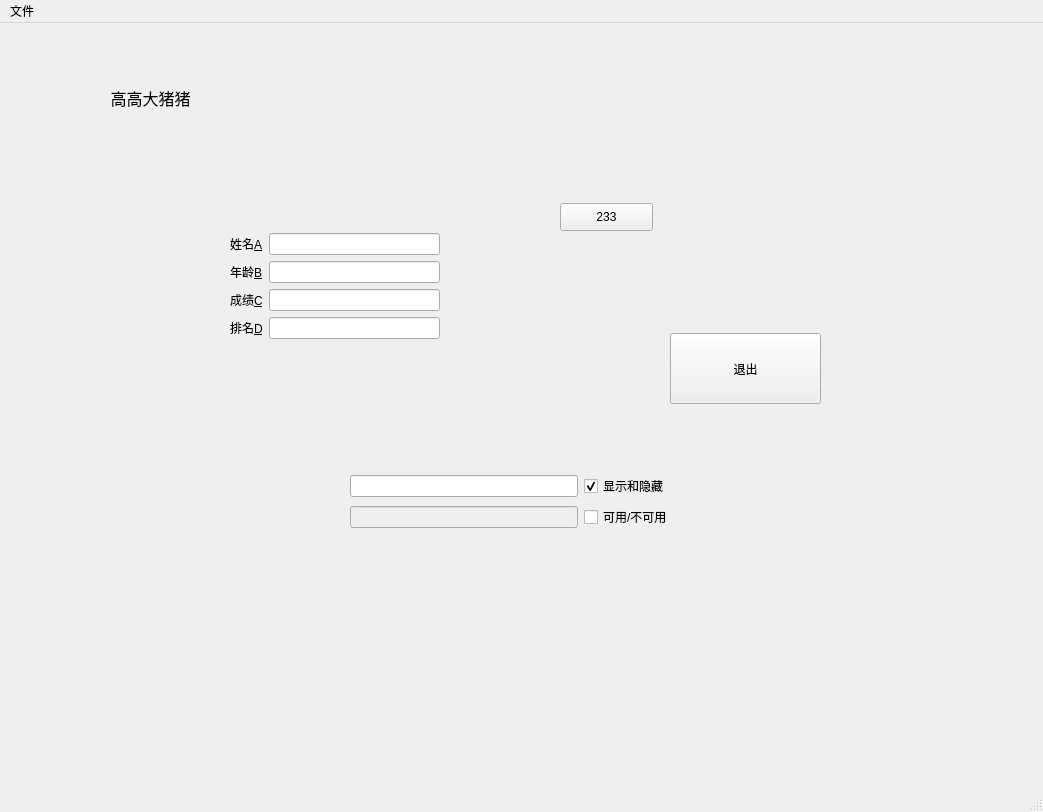
<?xml version="1.0" encoding="UTF-8"?>
<ui version="4.0">
 <class>MainWindow</class>
 <widget class="QMainWindow" name="MainWindow">
  <property name="geometry">
   <rect>
    <x>0</x>
    <y>0</y>
    <width>1043</width>
    <height>812</height>
   </rect>
  </property>
  <property name="windowTitle">
   <string>Hello Qt</string>
  </property>
  <widget class="QWidget" name="centralwidget">
   <widget class="QLabel" name="label_2">
    <property name="enabled">
     <bool>true</bool>
    </property>
    <property name="geometry">
     <rect>
      <x>60</x>
      <y>50</y>
      <width>181</width>
      <height>50</height>
     </rect>
    </property>
    <property name="text">
     <string>&lt;html&gt;&lt;head/&gt;&lt;body&gt;&lt;p align=&quot;center&quot;&gt;&lt;span style=&quot; font-size:12pt;&quot;&gt;高高大猪猪&lt;/span&gt;&lt;/p&gt;&lt;/body&gt;&lt;/html&gt;</string>
    </property>
    <property name="textFormat">
     <enum>Qt::AutoText</enum>
    </property>
   </widget>
   <widget class="QWidget" name="layoutWidget">
    <property name="geometry">
     <rect>
      <x>230</x>
      <y>210</y>
      <width>210</width>
      <height>123</height>
     </rect>
    </property>
    <layout class="QFormLayout" name="formLayout">
     <item row="0" column="0">
      <widget class="QLabel" name="label">
       <property name="text">
        <string>姓名&amp;A</string>
       </property>
       <property name="buddy">
        <cstring>lineEdit</cstring>
       </property>
      </widget>
     </item>
     <item row="0" column="1">
      <widget class="QLineEdit" name="lineEdit"/>
     </item>
     <item row="1" column="0">
      <widget class="QLabel" name="label_3">
       <property name="text">
        <string>年龄&amp;B</string>
       </property>
       <property name="buddy">
        <cstring>lineEdit_2</cstring>
       </property>
      </widget>
     </item>
     <item row="1" column="1">
      <widget class="QLineEdit" name="lineEdit_2"/>
     </item>
     <item row="2" column="0">
      <widget class="QLabel" name="label_4">
       <property name="text">
        <string>成绩&amp;C</string>
       </property>
       <property name="buddy">
        <cstring>lineEdit_4</cstring>
       </property>
      </widget>
     </item>
     <item row="2" column="1">
      <widget class="QLineEdit" name="lineEdit_4"/>
     </item>
     <item row="3" column="0">
      <widget class="QLabel" name="label_5">
       <property name="text">
        <string>排名&amp;D</string>
       </property>
       <property name="buddy">
        <cstring>lineEdit_3</cstring>
       </property>
      </widget>
     </item>
     <item row="3" column="1">
      <widget class="QLineEdit" name="lineEdit_3"/>
     </item>
    </layout>
   </widget>
   <widget class="QPushButton" name="pushButton">
    <property name="geometry">
     <rect>
      <x>670</x>
      <y>310</y>
      <width>151</width>
      <height>71</height>
     </rect>
    </property>
    <property name="text">
     <string>退出</string>
    </property>
   </widget>
   <widget class="QPushButton" name="pushButton_2">
    <property name="geometry">
     <rect>
      <x>560</x>
      <y>180</y>
      <width>93</width>
      <height>28</height>
     </rect>
    </property>
    <property name="text">
     <string>233</string>
    </property>
   </widget>
   <widget class="QWidget" name="layoutWidget">
    <property name="geometry">
     <rect>
      <x>350</x>
      <y>450</y>
      <width>323</width>
      <height>59</height>
     </rect>
    </property>
    <layout class="QGridLayout" name="gridLayout">
     <item row="0" column="0">
      <widget class="QLineEdit" name="lineEdit_5"/>
     </item>
     <item row="0" column="1">
      <widget class="QCheckBox" name="checkBox">
       <property name="text">
        <string>显示和隐藏</string>
       </property>
       <property name="checked">
        <bool>true</bool>
       </property>
      </widget>
     </item>
     <item row="1" column="0">
      <widget class="QLineEdit" name="lineEdit_6">
       <property name="enabled">
        <bool>false</bool>
       </property>
      </widget>
     </item>
     <item row="1" column="1">
      <widget class="QCheckBox" name="checkBox_2">
       <property name="text">
        <string>可用/不可用</string>
       </property>
      </widget>
     </item>
    </layout>
   </widget>
  </widget>
  <widget class="QMenuBar" name="menubar">
   <property name="geometry">
    <rect>
     <x>0</x>
     <y>0</y>
     <width>1043</width>
     <height>30</height>
    </rect>
   </property>
   <widget class="QMenu" name="menu">
    <property name="title">
     <string>文件</string>
    </property>
    <addaction name="actionopen"/>
   </widget>
   <addaction name="menu"/>
  </widget>
  <widget class="QStatusBar" name="statusbar"/>
  <action name="actionopen">
   <property name="text">
    <string>open</string>
   </property>
   <property name="toolTip">
    <string>open</string>
   </property>
  </action>
 </widget>
 <tabstops>
  <tabstop>lineEdit</tabstop>
  <tabstop>lineEdit_2</tabstop>
  <tabstop>lineEdit_4</tabstop>
  <tabstop>lineEdit_3</tabstop>
 </tabstops>
 <resources/>
 <connections>
  <connection>
   <sender>pushButton</sender>
   <signal>clicked()</signal>
   <receiver>MainWindow</receiver>
   <slot>close()</slot>
   <hints>
    <hint type="sourcelabel">
     <x>740</x>
     <y>374</y>
    </hint>
    <hint type="destinationlabel">
     <x>754</x>
     <y>430</y>
    </hint>
   </hints>
  </connection>
  <connection>
   <sender>checkBox</sender>
   <signal>toggled(bool)</signal>
   <receiver>lineEdit_5</receiver>
   <slot>setVisible(bool)</slot>
   <hints>
    <hint type="sourcelabel">
     <x>553</x>
     <y>495</y>
    </hint>
    <hint type="destinationlabel">
     <x>480</x>
     <y>491</y>
    </hint>
   </hints>
  </connection>
  <connection>
   <sender>checkBox_2</sender>
   <signal>toggled(bool)</signal>
   <receiver>lineEdit_6</receiver>
   <slot>setEnabled(bool)</slot>
   <hints>
    <hint type="sourcelabel">
     <x>578</x>
     <y>523</y>
    </hint>
    <hint type="destinationlabel">
     <x>481</x>
     <y>517</y>
    </hint>
   </hints>
  </connection>
 </connections>
</ui>
